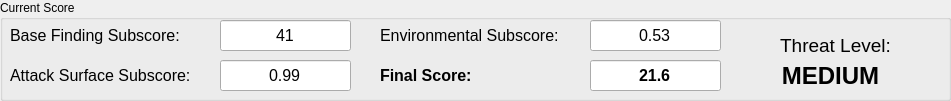
   <widget class="QGroupBox" name="groupBox">
    <property name="geometry">
     <rect>
      <x>30</x>
      <y>10</y>
      <width>951</width>
      <height>101</height>
     </rect>
    </property>
    <property name="title">
     <string>Current Score</string>
    </property>
    <widget class="QLabel" name="label_16">
     <property name="geometry">
      <rect>
       <x>10</x>
       <y>20</y>
       <width>211</width>
       <height>31</height>
      </rect>
     </property>
     <property name="font">
      <font>
       <pointsize>12</pointsize>
       <weight>50</weight>
       <italic>false</italic>
       <bold>false</bold>
       <underline>false</underline>
       <strikeout>false</strikeout>
       <kerning>true</kerning>
      </font>
     </property>
     <property name="text">
      <string>Base Finding Subscore:</string>
     </property>
    </widget>
    <widget class="QLineEdit" name="txtB_CWSS_BF_info">
     <property name="geometry">
      <rect>
       <x>220</x>
       <y>20</y>
       <width>131</width>
       <height>31</height>
      </rect>
     </property>
     <property name="font">
      <font>
       <pointsize>12</pointsize>
       <weight>50</weight>
       <bold>false</bold>
      </font>
     </property>
     <property name="text">
      <string>41</string>
     </property>
     <property name="alignment">
      <set>Qt::AlignCenter</set>
     </property>
     <property name="readOnly">
      <bool>true</bool>
     </property>
    </widget>
    <widget class="QLineEdit" name="txtB_CWSS_AS_info">
     <property name="geometry">
      <rect>
       <x>220</x>
       <y>60</y>
       <width>131</width>
       <height>31</height>
      </rect>
     </property>
     <property name="font">
      <font>
       <pointsize>12</pointsize>
       <weight>50</weight>
       <bold>false</bold>
      </font>
     </property>
     <property name="text">
      <string>0.99</string>
     </property>
     <property name="alignment">
      <set>Qt::AlignCenter</set>
     </property>
     <property name="readOnly">
      <bool>true</bool>
     </property>
    </widget>
    <widget class="QLabel" name="label_29">
     <property name="geometry">
      <rect>
       <x>10</x>
       <y>60</y>
       <width>231</width>
       <height>31</height>
      </rect>
     </property>
     <property name="font">
      <font>
       <pointsize>12</pointsize>
       <weight>50</weight>
       <italic>false</italic>
       <bold>false</bold>
       <underline>false</underline>
       <strikeout>false</strikeout>
       <kerning>true</kerning>
      </font>
     </property>
     <property name="text">
      <string>Attack Surface Subscore:</string>
     </property>
    </widget>
    <widget class="QLineEdit" name="txtB_CWSS_E_info">
     <property name="geometry">
      <rect>
       <x>590</x>
       <y>20</y>
       <width>131</width>
       <height>31</height>
      </rect>
     </property>
     <property name="font">
      <font>
       <pointsize>12</pointsize>
       <weight>50</weight>
       <bold>false</bold>
      </font>
     </property>
     <property name="text">
      <string>0.53</string>
     </property>
     <property name="alignment">
      <set>Qt::AlignCenter</set>
     </property>
     <property name="readOnly">
      <bool>true</bool>
     </property>
    </widget>
    <widget class="QLabel" name="label_30">
     <property name="geometry">
      <rect>
       <x>380</x>
       <y>20</y>
       <width>241</width>
       <height>31</height>
      </rect>
     </property>
     <property name="font">
      <font>
       <pointsize>12</pointsize>
       <weight>50</weight>
       <italic>false</italic>
       <bold>false</bold>
       <underline>false</underline>
       <strikeout>false</strikeout>
       <kerning>true</kerning>
      </font>
     </property>
     <property name="text">
      <string>Environmental Subscore:</string>
     </property>
    </widget>
    <widget class="QLabel" name="label_31">
     <property name="geometry">
      <rect>
       <x>380</x>
       <y>60</y>
       <width>211</width>
       <height>31</height>
      </rect>
     </property>
     <property name="font">
      <font>
       <pointsize>12</pointsize>
       <weight>75</weight>
       <italic>false</italic>
       <bold>true</bold>
       <underline>false</underline>
       <strikeout>false</strikeout>
       <kerning>true</kerning>
      </font>
     </property>
     <property name="text">
      <string>Final Score:</string>
     </property>
    </widget>
    <widget class="QLineEdit" name="txtB_CWSS_Score_info">
     <property name="geometry">
      <rect>
       <x>590</x>
       <y>60</y>
       <width>131</width>
       <height>31</height>
      </rect>
     </property>
     <property name="font">
      <font>
       <pointsize>12</pointsize>
       <weight>75</weight>
       <bold>true</bold>
      </font>
     </property>
     <property name="text">
      <string>21.6</string>
     </property>
     <property name="alignment">
      <set>Qt::AlignCenter</set>
     </property>
     <property name="readOnly">
      <bool>true</bool>
     </property>
    </widget>
    <widget class="QLabel" name="label_33">
     <property name="geometry">
      <rect>
       <x>760</x>
       <y>30</y>
       <width>151</width>
       <height>31</height>
      </rect>
     </property>
     <property name="font">
      <font>
       <pointsize>14</pointsize>
       <weight>50</weight>
       <italic>false</italic>
       <bold>false</bold>
       <underline>false</underline>
       <strikeout>false</strikeout>
       <kerning>true</kerning>
      </font>
     </property>
     <property name="text">
      <string>Threat Level:</string>
     </property>
     <property name="alignment">
      <set>Qt::AlignCenter</set>
     </property>
    </widget>
    <widget class="QLabel" name="txtB_CWSS_Threat_info">
     <property name="geometry">
      <rect>
       <x>760</x>
       <y>60</y>
       <width>141</width>
       <height>31</height>
      </rect>
     </property>
     <property name="font">
      <font>
       <pointsize>18</pointsize>
       <weight>75</weight>
       <italic>false</italic>
       <bold>true</bold>
       <underline>false</underline>
       <strikeout>false</strikeout>
       <kerning>true</kerning>
      </font>
     </property>
     <property name="text">
      <string>MEDIUM</string>
     </property>
     <property name="alignment">
      <set>Qt::AlignCenter</set>
     </property>
    </widget>
   </widget>
